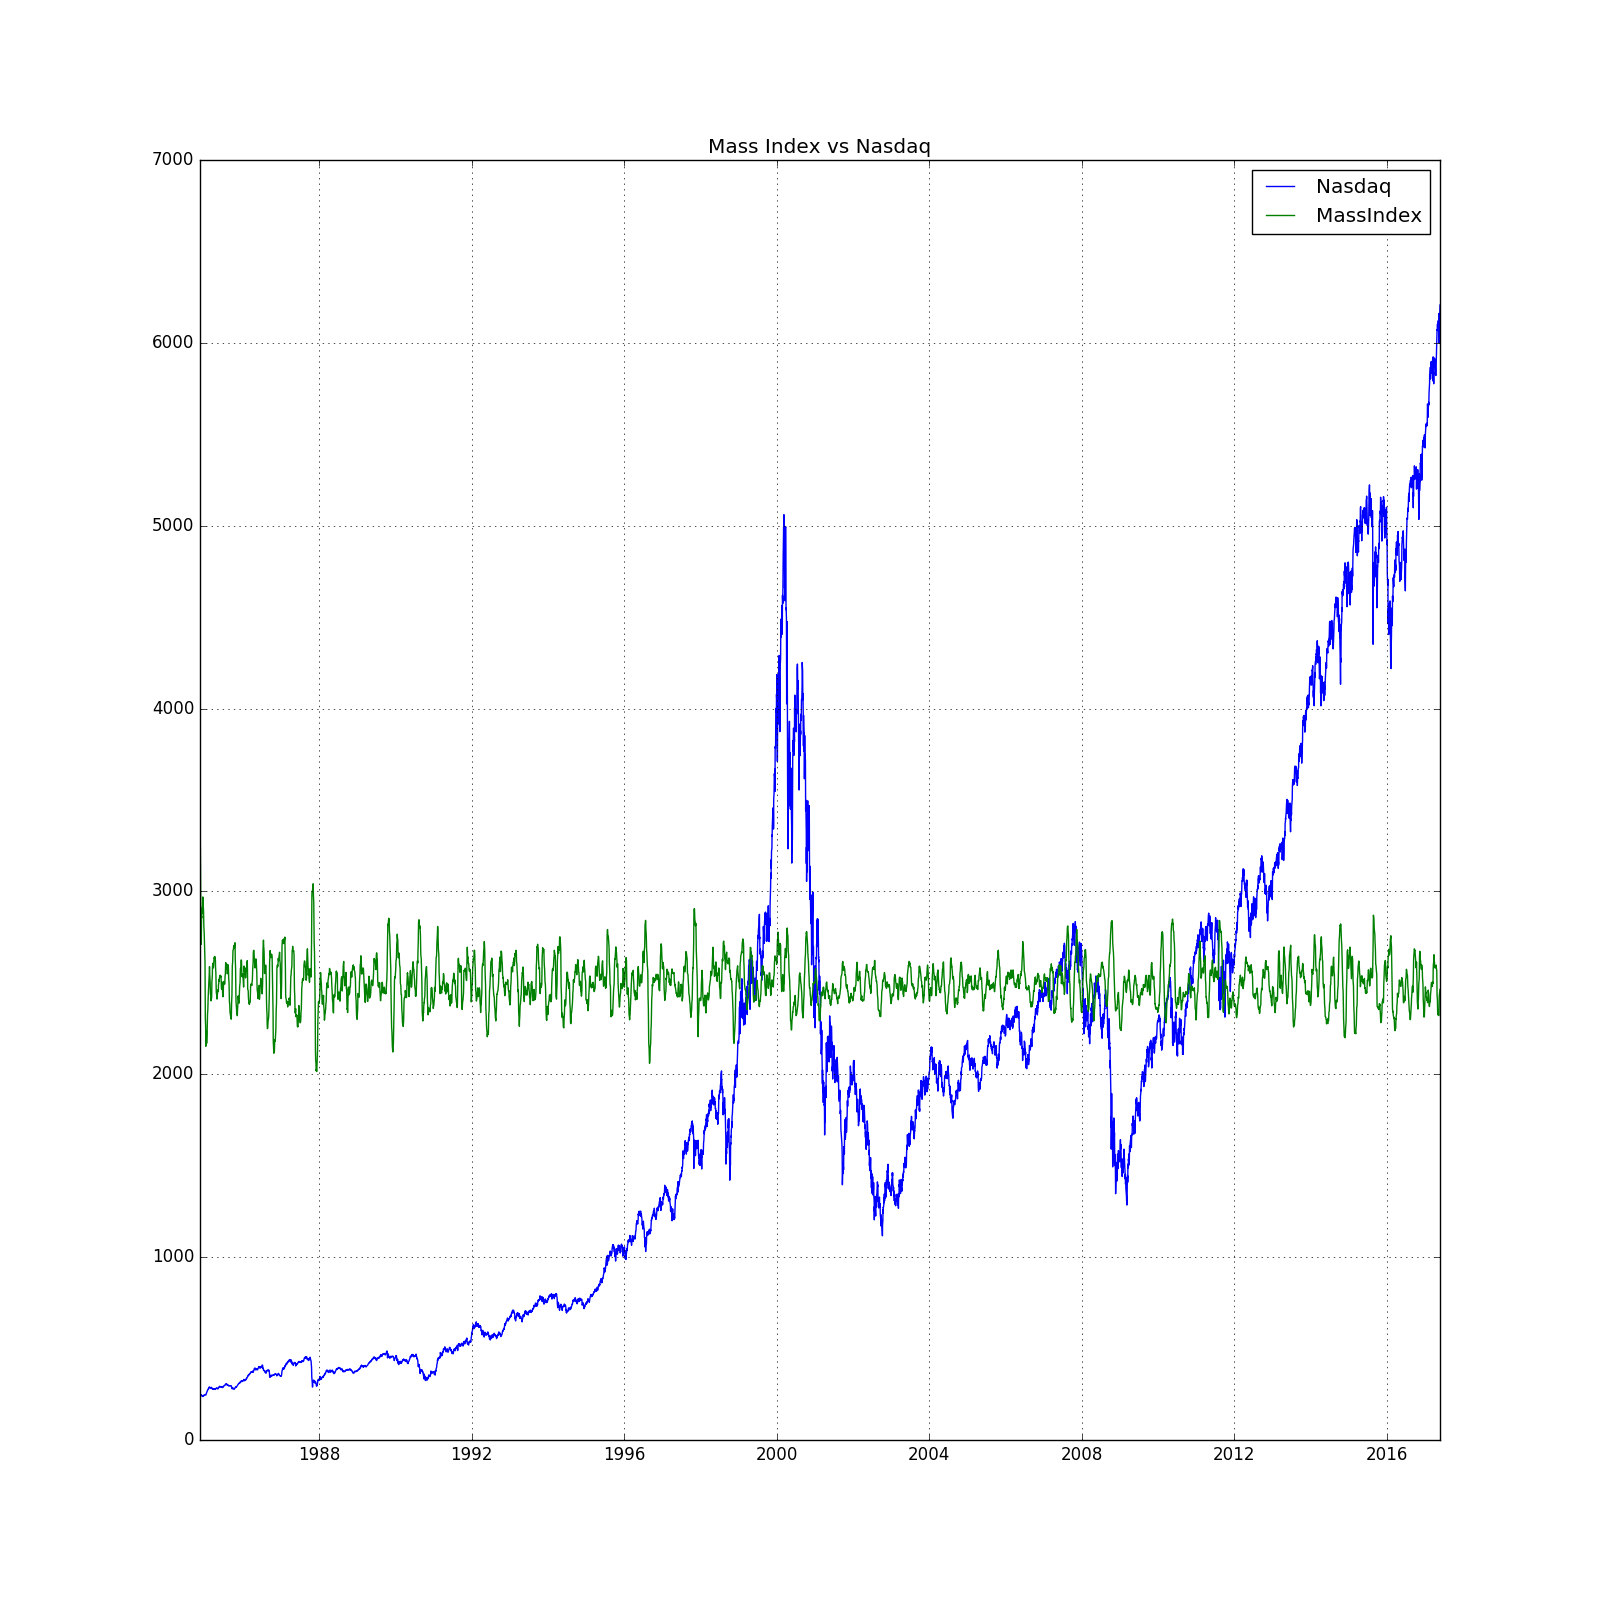

Reproduce this figure in Python.
# https://github.com/timestocome
# http://www.mrao.cam.ac.uk/~mph/Technical_Analysis.pdf


import pandas as pd
import numpy as np
import matplotlib.pyplot as plt 


# Mass Index by Donald Dorsey to predict trend reversals



##########################################################################
# data is from  https://www.measuringworth.com/datasets/DJA/index.php
# and http://finance.yahoo.com 
##########################################################################

# read in NASDAQ
data = pd.read_csv('data/nasdaq.csv', parse_dates=True, index_col=0)
data = data[['High', 'Low', 'Open']]
data['Open'] = pd.to_numeric(data['Open'], errors='coerce')
data['High'] = pd.to_numeric(data['High'], errors='coerce')
data['Low'] = pd.to_numeric(data['Low'], errors='coerce')


# high - low
data['Diff'] = data['High'] - data['Low']

# 9 day EMA of high - low
data['EMA9'] = data['Diff'].ewm(span=9).mean()

# daily mass
data['Mass'] = data['EMA9'] / (data['EMA9']).ewm(span=9).mean()

# 25 day sum
data['Mass25'] = data['Mass'].rolling(window=25).sum()

# clean up
data = data.dropna()


# use log for plotting
data['LogNasdaq'] = np.log(data['Open'])

####################################################################
plt.figure(figsize=(16,16))
plt.title("Mass Index vs Nasdaq")
plt.plot(data['Open'], label='Nasdaq')
plt.plot(data['Mass25'] * 100, label="MassIndex")
plt.legend(loc='best')
plt.grid('on')
plt.savefig('MassIndex.png')
plt.show()
